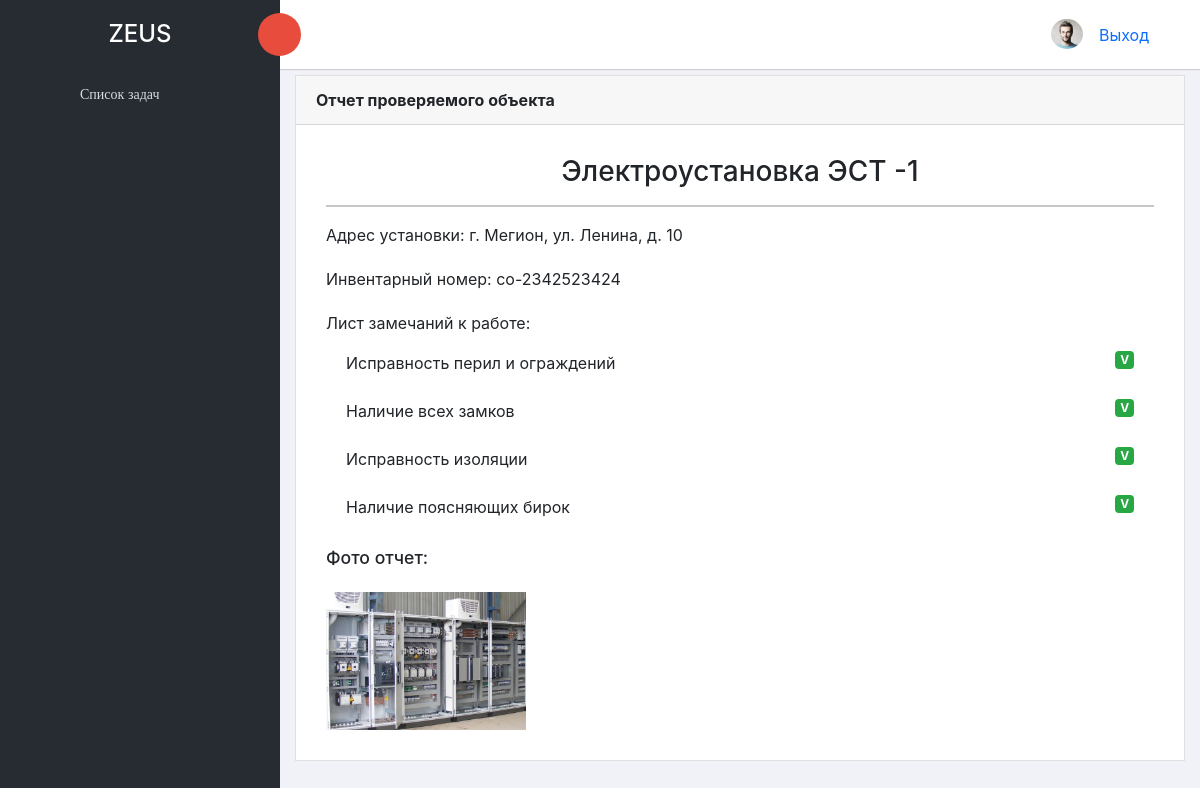
Page /task/3/ (signed in) on the committed database.
### cms/models.py (models this page shows, shortened)
class TasksModel(models.Model):
    inventory_number = models.CharField(max_length=50,
                                        db_index=True,
                                        verbose_name='Инвентарный номер')
    address = models.CharField(max_length=150,
                               verbose_name='Адрес')
    name = models.CharField(max_length=150,
                            db_index=True,
                            verbose_name='Название')
    executor = models.ForeignKey(User,
                                 on_delete=models.PROTECT,
                                 verbose_name='Исполнитель')
    text = models.TextField(verbose_name='Описание установки')
    date_create = models.DateTimeField(auto_now_add=True,
                                       verbose_name='Время создания')
    date_update = models.DateTimeField(auto_now=True,
                                       verbose_name='Время изменения')
    image = models.ImageField(upload_to='оборудование',
                              verbose_name='Путь хранения')
    status = models.BooleanField(default=None,
                                 verbose_name='Статус',
                                 null=True)
    qr = models.ImageField(upload_to='qr',
                           verbose_name='QR code')
    class Meta:
        verbose_name = 'Задание'
        verbose_name_plural = 'Задания'
        ordering = ['date_create']

class CheckListModel(models.Model):
    task = models.ForeignKey(TasksModel,
                             on_delete=models.CASCADE,
                             verbose_name='Чек лист')
    name = models.CharField(max_length=150,
                            db_index=True,
                            verbose_name='Название')
    check = models.BooleanField(default=None,
                                null=True,
                                verbose_name='Проверка')
    class Meta:
        verbose_name = 'Check list'
        verbose_name_plural = 'Check list'

class ImageModel(models.Model):
    task = models.ForeignKey(TasksModel,
                             on_delete=models.CASCADE,
                             verbose_name='Фото')
    image = models.ImageField(upload_to='check',
                              verbose_name='Путь хранения')
    class Meta:
        verbose_name = 'Фото'
        verbose_name_plural = 'Фото'

### cms/views.py (the view)
# urls.py: path('task/<slug:pk>/', task_view, name='task'),
@login_required(login_url='login/')
def task_view(request, pk):
    task = TasksModel.objects.get(pk=pk)
    images = ImageModel.objects.filter(task_id=pk)
    print(len(images))
    checks = CheckListModel.objects.filter(task=pk)
    return render(request, 'detail-task.html', {'task': task,
                                                'images': images,
                                                'checks': checks})

### templates/detail-task.html (shortened to what this page needs)
{% extends 'base.html' %}
{% load static %}
{% block content %}
    <div class="col-lg-12">
        <div class="card">
            <div class="card-header">
                <strong class="card-title">Отчет проверяемого объекта</strong>
            </div>
            <div class="card-body">
                <div id="pay-invoice">
                    <div class="card-body">
                        <div class="card-title">
                            <h3 class="text-center">{{ task.name }}</h3>
                        </div>
                        <hr>
                        <form action="" method="post" novalidate="novalidate">
                            <div class="form-group">
                                <label for="cc-payment" class="control-label mb-1">Адрес
                                    установки: {{ task.address }}</label>
                            </div>
                            <div class="form-group">
                                <label for="cc-payment" class="control-label mb-1">Инвентарный
                                    номер: {{ task.inventory_number }}</label>
                            </div>
                            <div class="form-group has-success">
                                <label for="cc-name" class="control-label mb-1">Лист замечаний к работе:</label>
                                <ul class="list-group list-group-flush">
                                    {% for check in checks %}
                                        {% if check.check == False %}
                                            <li class="list-group-item">{{ check.name}} <span
                                                    class="badge badge-danger pull-right">Х</span>
                                            </li>
                                        {% elif check.check == True %}
                                            <li class="list-group-item">{{ check.name}} <span
                                                    class="badge badge-success pull-right">V</span>
                                            </li>
                                        {% else %}
                                            <li class="list-group-item">{{ check.name}}
                                            </li>
                                        {% endif %}
                                    {% endfor %}
                                </ul>
                            </div>
                        <h4>Фото отчет:</h4>
                        <br>
                            <div class="row">
                                {% for image in images %}
                                <div class="col-6">
                                        <img src="{{ image.image.url }}" width="50%">
                                </div>
                                {% endfor %}
                                <div class="col-6">
                                </div>
                            </div>
                        </form>
                    </div>
                </div>
            </div>
        </div>
    </div>
{% endblock %}

### rows in the picture
TasksModel: name "Электроустановка ЭСТ -1", address "г. Мегион, ул. Ленина, д. 10", inventory_number "со-2342523424"
CheckListModel: name "Исправность перил и ограждений"
CheckListModel: name "Наличие всех замков"
CheckListModel: name "Исправность изоляции"
CheckListModel: name "Наличие поясняющих бирок"
ImageModel: image (picture)
